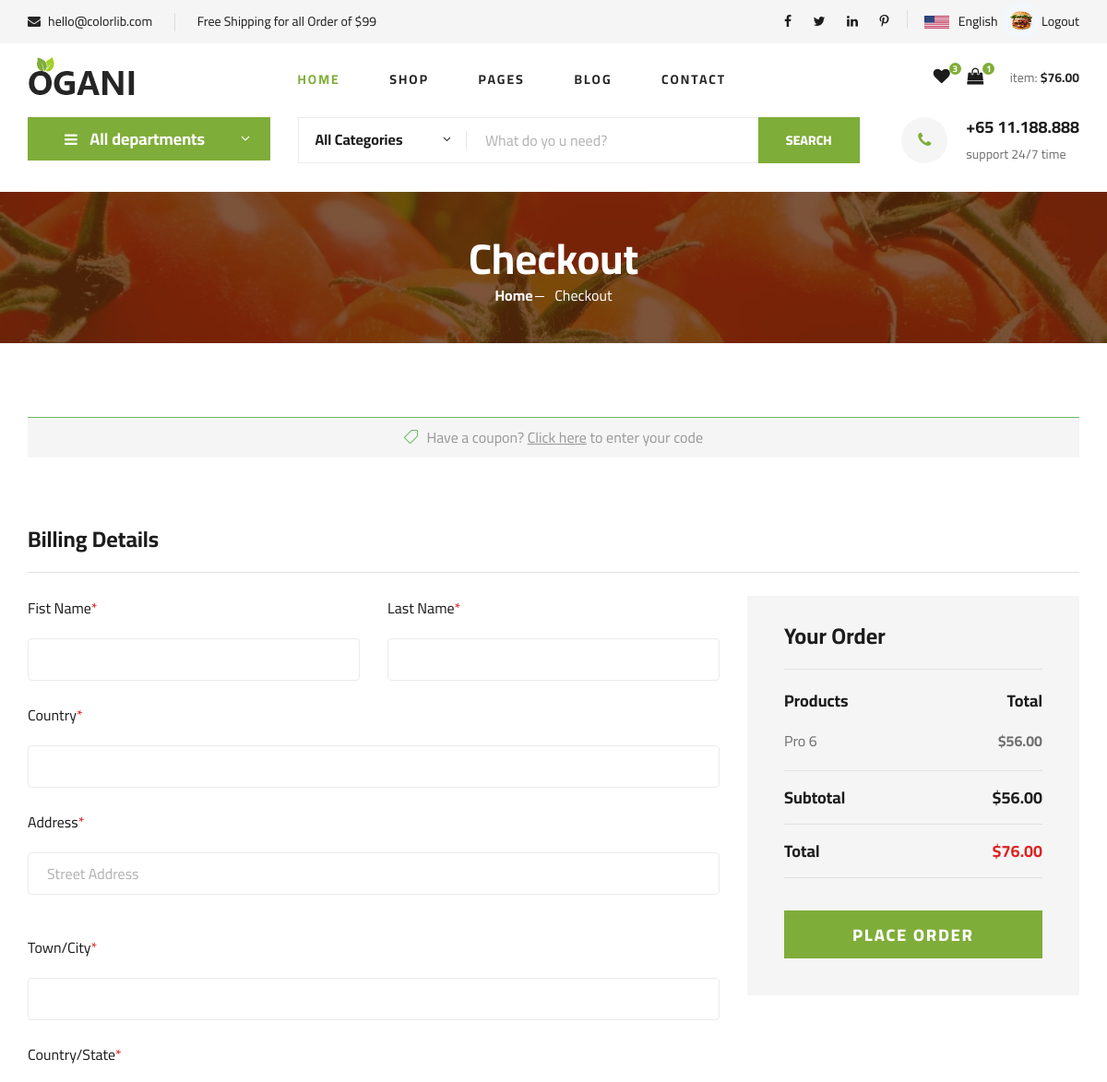
The app's page /checkout (signed in, upper part), older data.
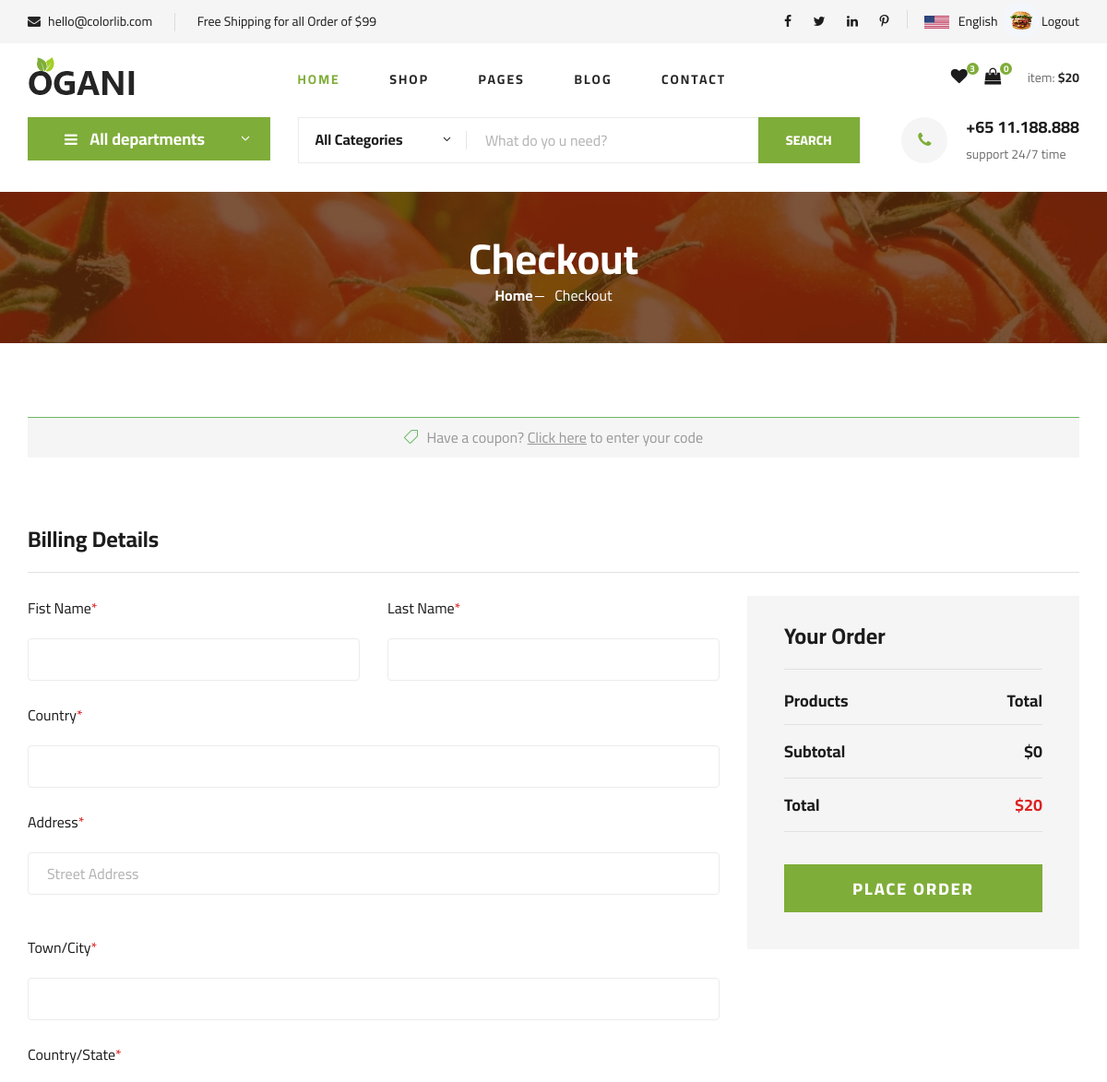
The same page, newer data.
### myapp/models.py (models this page shows, shortened)
class Cart(models.Model):
    user = models.ForeignKey(user, on_delete=models.CASCADE, related_name='cart_items')
    product = models.ForeignKey(product, on_delete=models.CASCADE, related_name='cart_items')
    quantity = models.PositiveIntegerField(default=1)
    total_price = models.DecimalField(max_digits=10, decimal_places=2)
    added_at = models.DateTimeField(auto_now_add=True)
    order_status=models.BooleanField(default=False)

class product(models.Model):
    name=models.CharField(max_length=100)
    price=models.IntegerField()
    image=models.ImageField(upload_to="image")
    category=models.ForeignKey(category,on_delete=models.CASCADE,blank=True,null=True)

### myapp/views.py (the view)
# urls.py: path('checkout', views.checkout, name='checkout'),
def checkout(request):
    cid=category.objects.all().order_by("-id")
    uid=user.objects.get(name=request.session['name'])
    wid_count=wishlist.objects.filter(user=uid).count()
    cid_count=Cart.objects.filter(user=uid,order_status=False).count()
    cart_items = Cart.objects.filter(user=uid,order_status=False).select_related('product')
    l1 = [i.total_price for i in cart_items]
    subtotal = sum(item.total_price for item in cart_items)
    shipping = 0 if subtotal > 99 else 20
    total = subtotal + shipping
    print(total)
    amount = int(total)*100 #100 here means 1 dollar,1 rupree if currency INR
    client = razorpay.Client(auth=('rzp_test_bilBagOBVTi4lE','77yKq3N9Wul97JVQcjtIVB5z'))
    response = client.order.create({'amount':amount,'currency':'INR','payment_capture':1})
    contaxt={
            "cid":cid,
            "uid":uid,
            "wid_count": wid_count,
            "cid_count": cid_count,
            "cart_items": cart_items,
            "subtotal": subtotal,
            "shipping": shipping,
            "total": total,
            "response": response,
        }
    return render(request, 'checkout.html', contaxt)

### myapp/templates/checkout.html (shortened to what the changed rows need)
{% load static %}
<!DOCTYPE html>
<html lang="zxx">
<head>
    <link rel="stylesheet" href="{% static 'css/bootstrap.min.css' %}" type="text/css">
    <link rel="stylesheet" href="{% static 'css/font-awesome.min.css' %}" type="text/css">
    <link rel="stylesheet" href="{% static 'css/elegant-icons.css' %}" type="text/css">
    <link rel="stylesheet" href="{% static 'css/nice-select.css' %}" type="text/css">
    <link rel="stylesheet" href="{% static 'css/jquery-ui.min.css' %}" type="text/css">
    <link rel="stylesheet" href="{% static 'css/owl.carousel.min.css' %}" type="text/css">
    <link rel="stylesheet" href="{% static 'css/slicknav.min.css' %}" type="text/css">
    <link rel="stylesheet" href="{% static 'css/style.css' %}" type="text/css">
</head>
<body>
    <header class="header">
        <div class="container">
            <div class="row">
                <div class="col-lg-3">
                    <div class="header__cart">
                <ul>
                    <li><a href="{% url 'shoping_cart' %}"><i class="fa fa-shopping-bag"></i> <span>{{cid_count}}</span></a></li>
                </ul>
                        <div class="header__cart__price">item: <span>${{total}}</span></div>
                    </div>
                </div>
            </div>
        </div>
    </header>
    <section class="breadcrumb-section set-bg" data-setbg="{% static 'img/breadcrumb.jpg' %}">
        <div class="container">
            <div class="row">
                <div class="col-lg-12 text-center">
                    <div class="breadcrumb__text">
                        <h2>Checkout</h2>
                    </div>
                </div>
            </div>
        </div>
    </section>
    <section class="checkout spad">
        <div class="container">
            <div class="checkout__form">
                <form action="{% url 'add_billing' %}" method="post">
                    <div class="row">
                        <div class="col-lg-4 col-md-6">
                            <div class="checkout__order">
                                <ul>
                                    {% for item in cart_items %}
                                    <li>{{ item.product.name }} <span>${{ item.total_price }}</span></li>
                                    {% endfor %}
                                </ul>
                                <div class="checkout__order__subtotal">Subtotal <span>${{ subtotal}}</span></div>
                                <div class="checkout__order__total">Total <span>${{ total }}</span></div>
                            </div>
                        </div>
                    </div>
                </form>
            </div>
        </div>
    </section>
</body>
</html>

Row changes from the older to the newer data that the page shows:
removed Cart: product.name "Pro 6", total_price "56.00"
Text that changed along with them:
{{ cid_count }}: "1" → "0"
{{ total }}: "76.00" → "20"
{{ subtotal }}: "56.00" → "0"
